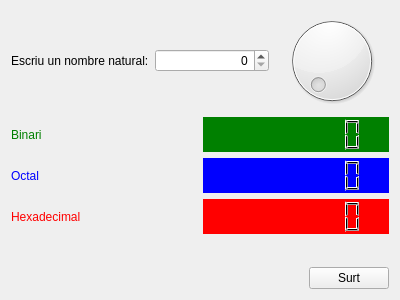
<?xml version="1.0" encoding="UTF-8"?>
<!--(c) FIBerHub, https://fiberhub.tk-->
<ui version="4.0">
 <class>Form</class>
 <widget class="QWidget" name="Form">
  <property name="geometry">
   <rect>
    <x>0</x>
    <y>0</y>
    <width>400</width>
    <height>300</height>
   </rect>
  </property>
  <property name="windowTitle">
   <string>Conversor</string>
  </property>
  <layout class="QVBoxLayout" name="verticalLayout">
   <item>
    <layout class="QHBoxLayout" name="horizontalLayout">
     <item>
      <widget class="QLabel" name="label">
       <property name="text">
        <string>Escriu un nombre natural:</string>
       </property>
      </widget>
     </item>
     <item>
      <widget class="QSpinBox" name="spinBox">
       <property name="alignment">
        <set>Qt::AlignRight|Qt::AlignTrailing|Qt::AlignVCenter</set>
       </property>
       <property name="maximum">
        <number>255</number>
       </property>
      </widget>
     </item>
     <item>
      <widget class="QDial" name="dial">
       <property name="maximum">
        <number>255</number>
       </property>
      </widget>
     </item>
    </layout>
   </item>
   <item>
    <layout class="QHBoxLayout" name="horizontalLayout_4">
     <item>
      <widget class="QLabel" name="label_2">
       <property name="styleSheet">
        <string notr="true">color : green</string>
       </property>
       <property name="text">
        <string>Binari</string>
       </property>
      </widget>
     </item>
     <item>
      <widget class="QLCDNumber" name="lcdNumber">
       <property name="minimumSize">
        <size>
         <width>0</width>
         <height>35</height>
        </size>
       </property>
       <property name="styleSheet">
        <string notr="true">background-color : green</string>
       </property>
       <property name="frameShape">
        <enum>QFrame::NoFrame</enum>
       </property>
       <property name="digitCount">
        <number>8</number>
       </property>
       <property name="mode">
        <enum>QLCDNumber::Bin</enum>
       </property>
      </widget>
     </item>
    </layout>
   </item>
   <item>
    <layout class="QHBoxLayout" name="horizontalLayout_3">
     <item>
      <widget class="QLabel" name="label_3">
       <property name="styleSheet">
        <string notr="true">color : blue</string>
       </property>
       <property name="text">
        <string>Octal</string>
       </property>
      </widget>
     </item>
     <item>
      <widget class="QLCDNumber" name="lcdNumber_2">
       <property name="minimumSize">
        <size>
         <width>0</width>
         <height>35</height>
        </size>
       </property>
       <property name="styleSheet">
        <string notr="true">background-color : blue</string>
       </property>
       <property name="frameShape">
        <enum>QFrame::NoFrame</enum>
       </property>
       <property name="digitCount">
        <number>8</number>
       </property>
       <property name="mode">
        <enum>QLCDNumber::Oct</enum>
       </property>
      </widget>
     </item>
    </layout>
   </item>
   <item>
    <layout class="QHBoxLayout" name="horizontalLayout_2">
     <item>
      <widget class="QLabel" name="label_4">
       <property name="styleSheet">
        <string notr="true">color : red</string>
       </property>
       <property name="text">
        <string>Hexadecimal</string>
       </property>
      </widget>
     </item>
     <item>
      <widget class="QLCDNumber" name="lcdNumber_3">
       <property name="minimumSize">
        <size>
         <width>0</width>
         <height>35</height>
        </size>
       </property>
       <property name="styleSheet">
        <string notr="true">background-color : red</string>
       </property>
       <property name="frameShape">
        <enum>QFrame::NoFrame</enum>
       </property>
       <property name="digitCount">
        <number>8</number>
       </property>
       <property name="mode">
        <enum>QLCDNumber::Hex</enum>
       </property>
       <property name="segmentStyle">
        <enum>QLCDNumber::Filled</enum>
       </property>
      </widget>
     </item>
    </layout>
   </item>
   <item>
    <spacer name="verticalSpacer">
     <property name="orientation">
      <enum>Qt::Vertical</enum>
     </property>
     <property name="sizeHint" stdset="0">
      <size>
       <width>20</width>
       <height>20</height>
      </size>
     </property>
    </spacer>
   </item>
   <item>
    <layout class="QHBoxLayout" name="horizontalLayout_5">
     <item>
      <spacer name="horizontalSpacer_4">
       <property name="orientation">
        <enum>Qt::Horizontal</enum>
       </property>
       <property name="sizeHint" stdset="0">
        <size>
         <width>298</width>
         <height>20</height>
        </size>
       </property>
      </spacer>
     </item>
     <item>
      <widget class="QPushButton" name="pushButton">
       <property name="text">
        <string>Surt</string>
       </property>
      </widget>
     </item>
    </layout>
   </item>
  </layout>
 </widget>
 <resources/>
 <connections>
  <connection>
   <sender>spinBox</sender>
   <signal>valueChanged(int)</signal>
   <receiver>lcdNumber</receiver>
   <slot>display(int)</slot>
   <hints>
    <hint type="sourcelabel">
     <x>274</x>
     <y>32</y>
    </hint>
    <hint type="destinationlabel">
     <x>221</x>
     <y>85</y>
    </hint>
   </hints>
  </connection>
  <connection>
   <sender>spinBox</sender>
   <signal>valueChanged(int)</signal>
   <receiver>lcdNumber_2</receiver>
   <slot>display(int)</slot>
   <hints>
    <hint type="sourcelabel">
     <x>215</x>
     <y>42</y>
    </hint>
    <hint type="destinationlabel">
     <x>209</x>
     <y>122</y>
    </hint>
   </hints>
  </connection>
  <connection>
   <sender>spinBox</sender>
   <signal>valueChanged(int)</signal>
   <receiver>lcdNumber_3</receiver>
   <slot>display(int)</slot>
   <hints>
    <hint type="sourcelabel">
     <x>188</x>
     <y>45</y>
    </hint>
    <hint type="destinationlabel">
     <x>212</x>
     <y>150</y>
    </hint>
   </hints>
  </connection>
  <connection>
   <sender>pushButton</sender>
   <signal>clicked()</signal>
   <receiver>Form</receiver>
   <slot>close()</slot>
   <hints>
    <hint type="sourcelabel">
     <x>346</x>
     <y>274</y>
    </hint>
    <hint type="destinationlabel">
     <x>233</x>
     <y>230</y>
    </hint>
   </hints>
  </connection>
  <connection>
   <sender>spinBox</sender>
   <signal>valueChanged(int)</signal>
   <receiver>dial</receiver>
   <slot>setValue(int)</slot>
   <hints>
    <hint type="sourcelabel">
     <x>233</x>
     <y>38</y>
    </hint>
    <hint type="destinationlabel">
     <x>310</x>
     <y>17</y>
    </hint>
   </hints>
  </connection>
  <connection>
   <sender>dial</sender>
   <signal>valueChanged(int)</signal>
   <receiver>spinBox</receiver>
   <slot>setValue(int)</slot>
   <hints>
    <hint type="sourcelabel">
     <x>312</x>
     <y>62</y>
    </hint>
    <hint type="destinationlabel">
     <x>258</x>
     <y>46</y>
    </hint>
   </hints>
  </connection>
 </connections>
</ui>
